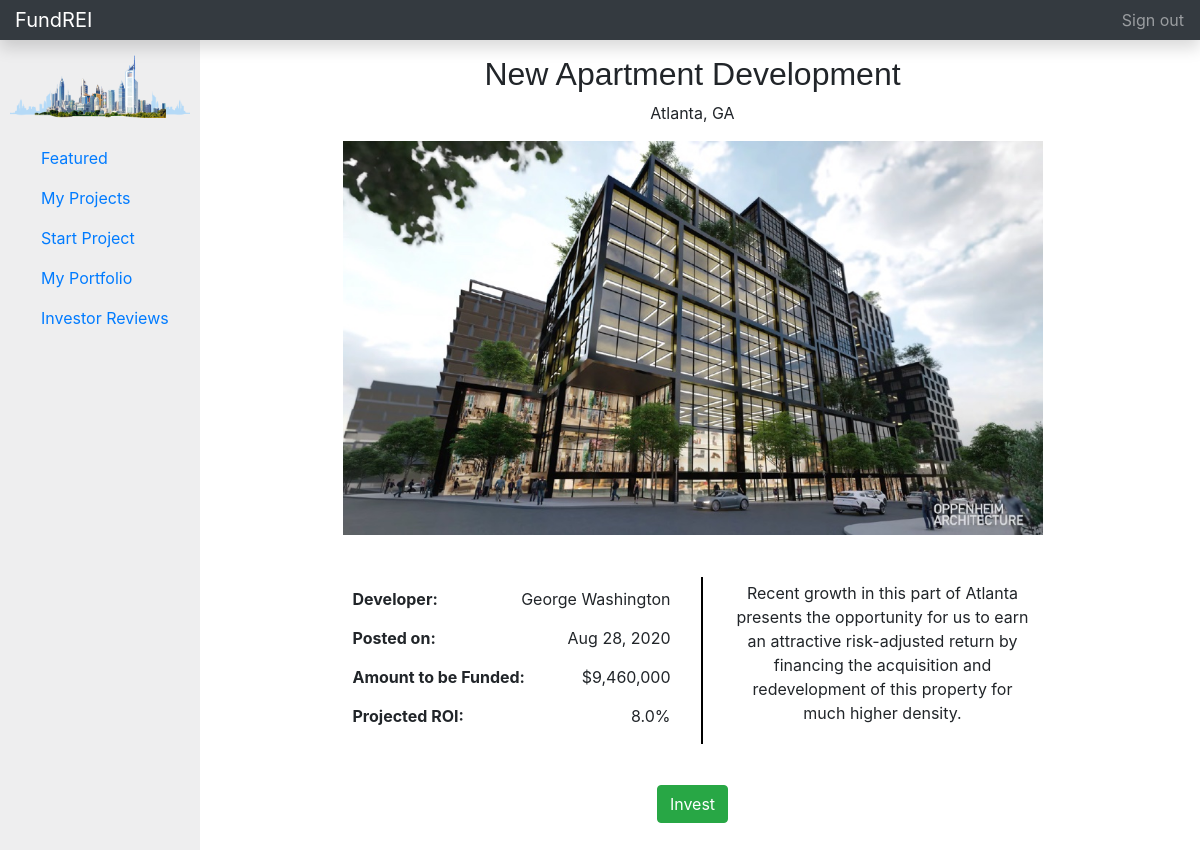
Screenshot of /project/4 (signed in) with the database file from the repository.
### app/models.py (models this page shows, shortened)
class Project(models.Model):
    creator = models.ForeignKey(User, related_name="projects", on_delete=models.CASCADE)
    title = models.CharField(max_length=255)
    invested_by = models.ManyToManyField(User, related_name="invested_projects", blank=True)
    description = models.TextField()
    location = models.CharField(max_length=255)
    price = models.CharField(max_length=25, blank=True)
    roi = models.CharField(max_length=255, blank=True)
    units = models.CharField(max_length=25, blank=True)
    image = models.ImageField(upload_to='images/', default='', null=True)
    created_at = models.DateTimeField(auto_now_add=True)
    updated_at = models.DateTimeField(auto_now=True)
    objects = UserManager()

class User(models.Model):
    first_name = models.CharField(max_length=45)
    last_name = models.CharField(max_length=45)
    email = models.CharField(max_length=45)
    password = models.CharField(max_length=255)
    created_at = models.DateTimeField(auto_now_add=True)
    update_at = models.DateTimeField(auto_now=True)
    objects = UserManager()

### app/views.py (the view)
# urls.py: path('project/<int:id>', views.this_project),
def this_project(request, id):
    user = User.objects.get(id=request.session['userid'])
    context = {
        'project': Project.objects.get(id=id),
        'user': user,
    }
    return render(request, 'view.html', context)

### app/templates/view.html (shortened to what this page needs)
<!DOCTYPE html>
<html lang="en">
<head>
    <link rel="stylesheet" href="https://stackpath.bootstrapcdn.com/bootstrap/4.3.1/css/bootstrap.min.css">
    {% load static %}
    <link rel="stylesheet" href="{% static 'css/style.css' %}">
</head>
<body >
    <div class="header">
        <nav class="navbar navbar-dark fixed-top bg-dark flex-md-nowrap p-0 shadow">
        <a class="navbar-brand col-sm-3 col-md-2 mr-0" href="/home">FundREI</a>
        <ul class="navbar-nav px-3">
            <li class="nav-item text-nowrap">
                <a class="nav-link" href="/">Sign out</a>
            </li>
        </ul>
        </nav>
    </div>
    <div class="container-fluid">
        <div class="main">
                    <div class="side">
                        <img class="logo" src="/static/img/logo2.png" alt="">
                    <div class="links">
                    <ul class="nav flex-column">
                        <li class="nav-item">
                            <a class="nav-link active" href="/home">
                                Featured <span class="sr-only">(current)</span>
                            </a>
                        </li>
                        <li class="nav-item">
                            <a class="nav-link" href="/investments/{{ user.id }}">
                                My Projects
                            </a>
                        </li>
                        <li class="nav-item">
                            <a class="nav-link" href="/add-project/">
                                Start Project
                            </a>
                        </li>
                        <li class="nav-item">
                            <a class="nav-link" href="/portfolio/{{ user.id }}">
                                My Portfolio
                            </a>
                        </li>
                        <li class="nav-item">
                            <a class="nav-link" href="#">
                                Investor Reviews
                            </a>
                        </li>
                    </ul>
                </div>
                </div>
                </div>
        <div class="information">
            <h2>{{ project.title }}</h2>
            <p>{{ project.location }}</p>
            <img class="projectimg" src="{{ project.image.url}}" alt="">
            <div class="content">
                <div class="facts">
                    <ul>
                        <li><span class="bold">Developer: </span><span>{{ project.creator.first_name }} {{ project.creator.last_name }}</span></li>
                        <li><span class="bold">Posted on: </span><span>{{ project.created_at|date:"M d, Y"  }}</span></li>
                        <li><span class="bold">Amount to be Funded: </span><span>${{ project.price }}</span></li>
                        <li><span class="bold">Projected ROI: </span><span>{{ project.roi }}</span></li>
                    </ul>
                </div>
                <div class="desc">
                    <p>{{ project.description }}</p>
                </div>
            </div>
            {% if project.creator == user %}
            <br><a href="/project/edit/{{project.id}}"><button class="btn btn-warning">Edit</button></a>
            <a href="/project/{{ project.id }}/remove"><button class="btn btn-danger">Delete</button></a>
            <button class="btn btn-info">View Investors</button>
            {% else %}
            <br><a href="/add_inv/{{ user.id }}/{{ project.id }}"><button class="btn btn-success">Invest</button></a>
            {% endif %}
        </div>
    </div>
</body>
</html>

### app/static/css/style.css (style rules this page uses)
html, body { height: 100%; }
.header { margin-bottom: 40px; }
.container-fluid { display: flex; padding-left: 0; height: 100%; }
.col-md-2 { height: 100%; display: flex; }
.side { background-color: rgba(52, 58, 64, 0.082); width: 200px; text-align: center; height: 105%; }
.side img { padding-top: 15px; }
.links { text-align: left; padding-left: 25px; }
h2 { font-family: 'Rubik', sans-serif; }
.information { padding: 15px; }
.logo { padding-top: 5px; width: 180px; }
.projectimg { width: 700px; }
.nav { padding-top: 20px; }
.information { margin-left: auto; margin-right: auto; text-align: center; }
.content { padding-top: 25px; display: flex; text-align: left; justify-content: space-between; align-items: center; padding-right: 10px; padding-left: 10px; }
.content ul { list-style-type: none; padding-left: 0; padding-top: 10px; }
.content li:not(:first-child) { padding-top: 15px; }
.desc { width: 300px; text-align: center; padding-top: 3%; padding-bottom: 3%; }
.bold { font-weight: bold; }
.facts { width: 350px; padding-right: 30px; border-right: 2px solid black; }
.facts li { display: flex; justify-content: space-between; }

### rows the page displays
Project: title "New Apartment Development", location "Atlanta, GA", image (picture), creator.first_name "George", creator.last_name "Washington", created_at "Aug 28, 2020", price "9,460,000", roi "8.0%", description "Recent growth in this part of Atlanta presents the opportunity for us to earn an attractive risk-adjusted return by financing the acquisition and redevelopment of this property for much higher density."
